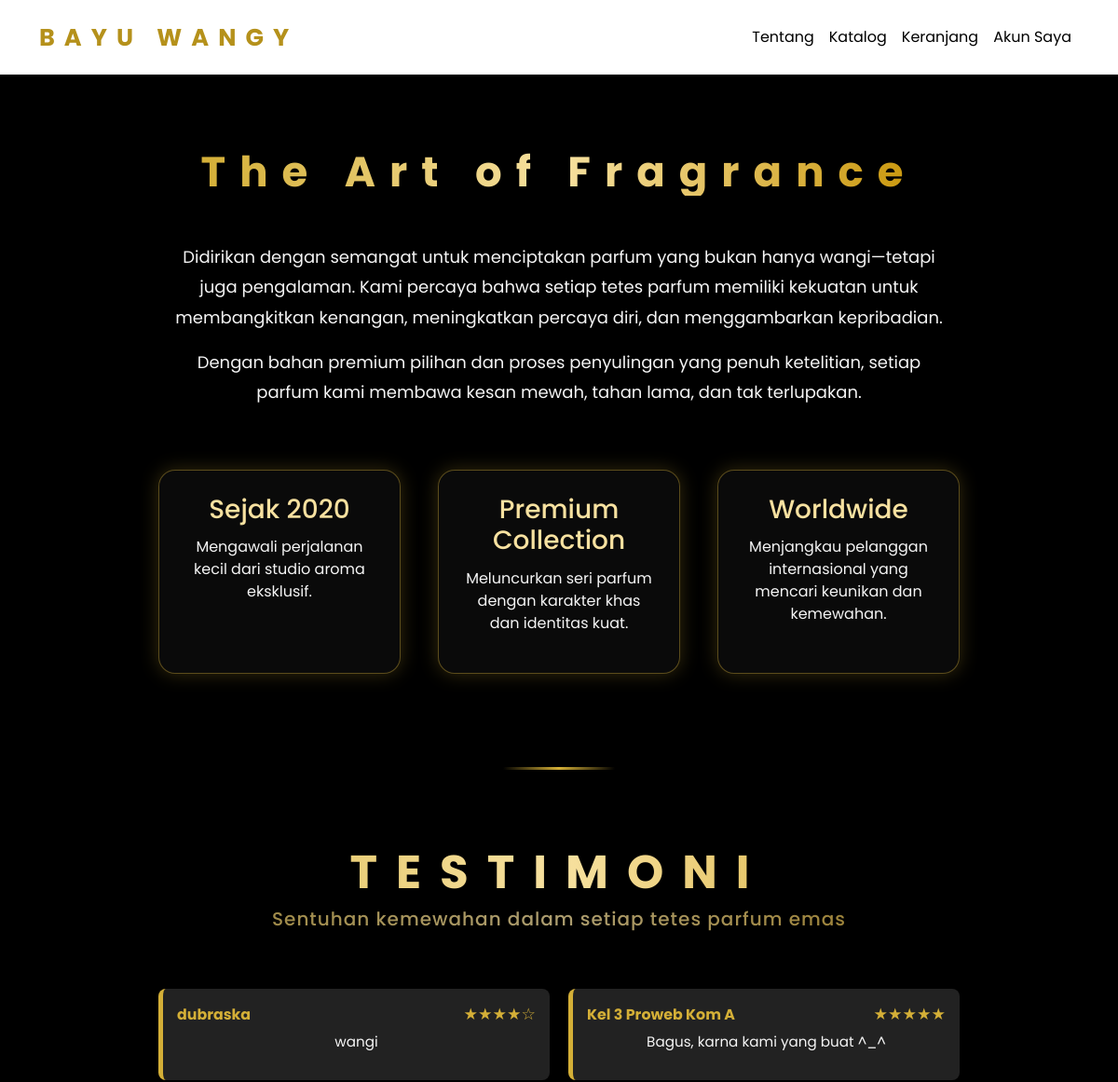
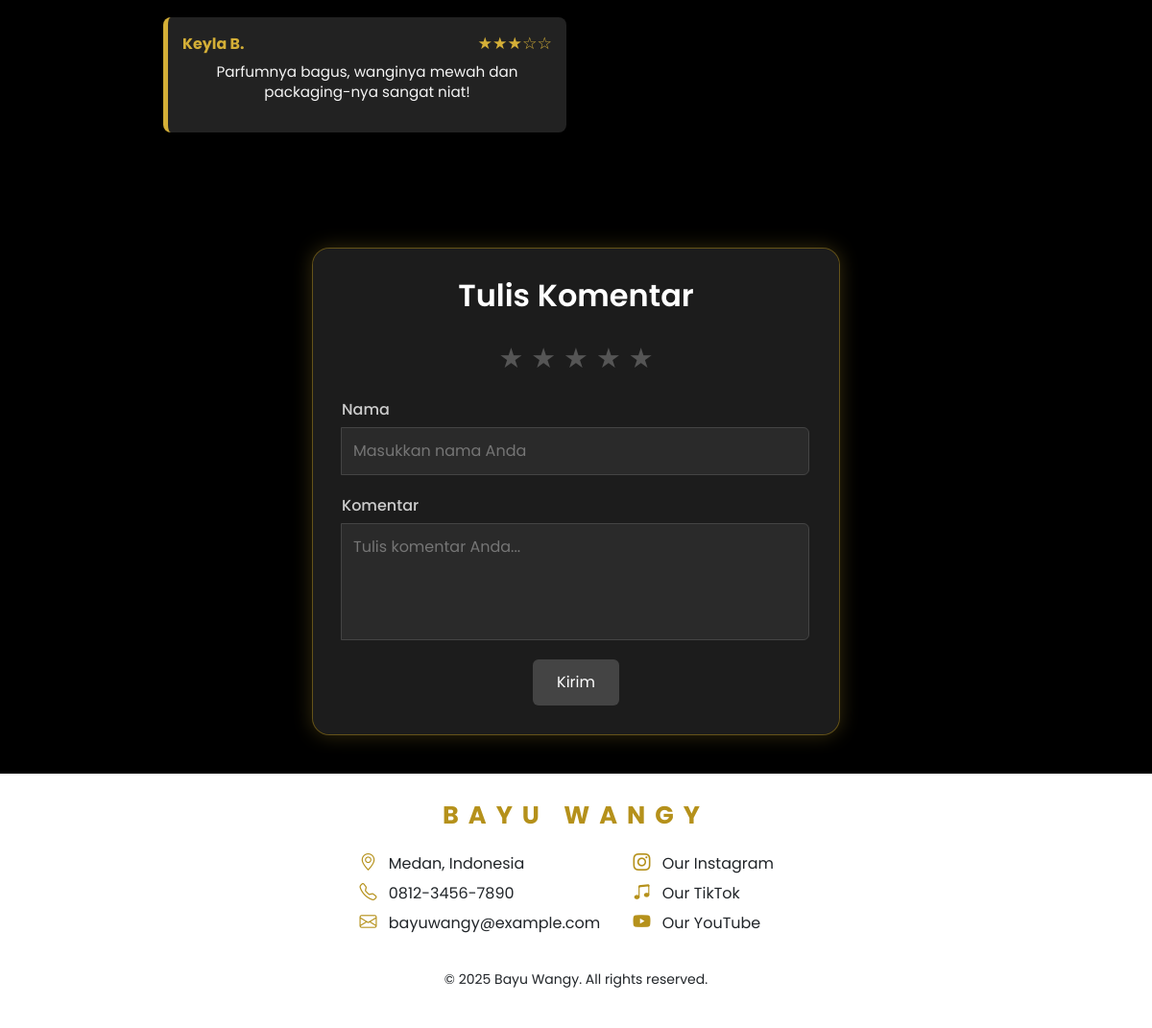
Page /about.php on the committed database (2 pictures, top to bottom).
### tables this page shows
CREATE TABLE `testimoni` (
  `id_komen` int(11) NOT NULL,
  `nama_user` varchar(100) NOT NULL,
  `rating` int(1) NOT NULL,
  `komentar` text NOT NULL,
  `tanggal_dibuat` datetime DEFAULT NULL
);

### about.php (the view, shortened to what this page needs)
<?php
require 'conn.php';
$testimoni_list = [];
$sql_select = "SELECT nama_user, rating, komentar FROM testimoni ORDER BY id_komen DESC";
$result = $conn->query($sql_select);
if ($result && $result->num_rows > 0) {
    while($row = $result->fetch_assoc()) {
        $testimoni_list[] = $row;
    }
}
?>
<!DOCTYPE html>
<html lang="id">
<head>
    <link rel="stylesheet" href="bootstrap/css/bootstrap.css">
    <link rel="stylesheet" href="css/styleee.css">
    <link rel="stylesheet" href="css/navbar.css">
    <link rel="stylesheet" href="css/about.css">
    <link rel="stylesheet" href="https://cdn.jsdelivr.net/npm/bootstrap-icons@1.11.3/font/bootstrap-icons.css">
</head>
<body>
    <?php include 'navbar.php'; ?>
    <section class="story">
        <div class="signature">The Art of Fragrance</div>
        <p>
            Didirikan dengan semangat untuk menciptakan parfum yang bukan hanya wangi—tetapi juga pengalaman. Kami percaya bahwa setiap tetes parfum memiliki kekuatan untuk membangkitkan kenangan, meningkatkan percaya diri, dan menggambarkan kepribadian.
        </p>
        <p>
            Dengan bahan premium pilihan dan proses penyulingan yang penuh ketelitian, setiap parfum kami membawa kesan mewah, tahan lama, dan tak terlupakan.
        </p>
    </section>
    <section class="timeline">
        <div class="t-card">
            <h3>Sejak 2020</h3>
            <p>Mengawali perjalanan kecil dari studio aroma eksklusif.</p>
        </div>
        <div class="t-card">
            <h3>Premium Collection</h3>
            <p>Meluncurkan seri parfum dengan karakter khas dan identitas kuat.</p>
        </div>
        <div class="t-card">
            <h3>Worldwide</h3>
            <p>Menjangkau pelanggan internasional yang mencari keunikan dan kemewahan.</p>
        </div>
    </section>
    <div class="gold-line"></div>
    <section class="testimoni-section">
    <h2 class="judul-section">TESTIMONI</h2>
    <p class="subjudul">Sentuhan kemewahan dalam setiap tetes parfum emas</p>
    <div class="main-review-section">
        <div class="review-list">
    <?php
            if (count($testimoni_list) > 0) {
                foreach ($testimoni_list as $testimoni) {
                    $rating = $testimoni['rating'];
                    $stars_filled = str_repeat('★', $rating);
                    $stars_empty = str_repeat('☆', 5 - $rating);
                    echo '<div class="review-item">';
                    echo '    <div class="item-header">';
                    echo '        <strong>' . htmlspecialchars($testimoni['nama_user']) . '</strong> ';
                    echo '        <span class="rating">' . $stars_filled . $stars_empty . '</span>';
                    echo '    </div>';
                    echo '    <p>' . nl2br(htmlspecialchars($testimoni['komentar'])) . '</p>';
                    echo '</div>';
                }
            } else {
                echo '<p>Belum ada testimoni. Jadilah yang pertama!</p>';
            }
            ?>
        </div>
    </div>
    <div class="form-container">
    <form class="comment-form" method="POST" action="about.php">
        <h2>Tulis Komentar</h2>
        <div class="star-rating">
            <label for="star5">&#9733;</label>
            <label for="star4">&#9733;</label>
            <label for="star3">&#9733;</label>
            <label for="star2">&#9733;</label>
            <label for="star1">&#9733;</label>
        </div>
        <div class="input-group">
            <label for="name">Nama</label>
            <input type="text" id="name" name="name" placeholder="Masukkan nama Anda">
        </div>
        <div class="input-group">
            <label for="comment">Komentar</label>
            <textarea id="comment" name="comment" rows="4" placeholder="Tulis komentar Anda..."></textarea>
        </div>
        <button type="submit" name="submit_comment" class="submit-btn">Kirim</button>
    </form>
</div>
    </section>
    <?php include 'footer.php'; ?>
</body>
</html>

### css/styleee.css (style rules this page uses)
body { font-family: 'Poppins', sans-serif; }

### css/about.css (style rules this page uses)
body { margin: 0; font-family: 'Poppins', sans-serif; background: #000; color: #f5f5f5; }
.signature { font-size: 45px; font-weight: 700; background: linear-gradient(90deg, #d4af37, #f7e1a0, #c9970c); color: transparent; -webkit-background-clip: text; margin: 50px 0px; letter-spacing: 15px; text-align: center; line-height: 1.1; }
.story { padding: 30px 15%; font-size: 18px; line-height: 1.8; text-align: center; margin-bottom: 20px; display: flex; flex-direction: column; align-items: center; }
.gold-line { height: 3px; width: 120px; margin: 100px auto 30px auto; background: linear-gradient(90deg, transparent, #d4af37, transparent); }
.timeline { display: flex; justify-content: center; gap: 40px; margin-top: 0; flex-wrap: wrap; }
.t-card { background: #0a0a0a; border: 1px solid rgba(212,175,55,0.4); padding: 25px; border-radius: 18px; width: 260px; box-shadow: 0 0 20px rgba(212,175,55,.25); text-align: center; transition: .4s; }
.t-card h3 { color: #f7e1a0; margin-bottom: 12px; }
.testimoni-section { text-align: center; margin-top: 80px; }
.judul-section { font-size: 50px; font-weight: 700; background: linear-gradient(90deg, #d4af37, #f7e1a0, #c9970c); color: transparent; -webkit-background-clip: text; margin-bottom: 5px; letter-spacing: 20px; }
.subjudul { font-size: 20px; font-weight: 500; background: linear-gradient(90deg, #d4af37, #f7e1a0, #c9970c); color: transparent; -webkit-background-clip: text; opacity: 0.7; margin-bottom: 35px; letter-spacing: 1px; }
.main-review-section { max-width: 900px; margin: 40px auto; padding: 20px; }
.review-list { display: grid; grid-template-columns: repeat(2, 1fr); gap: 20px; padding-bottom: 20px; }
.review-item { background-color: #222; padding: 15px; border-radius: 8px; border-left: 5px solid #d4af37; }
.item-header { display: flex; justify-content: space-between; align-items: center; margin-bottom: 5px; font-size: 0.9em; }
.review-item strong { color: #d4af37; font-size: 1.1em; }
.review-item .rating { color: #d4af37; font-size: 1.2em; margin-bottom: 0; }
.review-item p { margin-top: 5px; font-size: 0.95em; line-height: 1.4; }
.form-container { display: flex; justify-content: center; padding: 40px 20px; }
.comment-form { background-color: #1c1c1c; border: 1px solid rgba(212,175,55,0.4); border-radius: 18px; padding: 30px; width: 550px; box-shadow: 0 0 20px rgba(212, 175, 55, 0.25); transition: transform 0.4s, box-shadow 0.4s; position: relative; background-clip: padding-box; text-align: center; transition: all 0.3s ease; }
.comment-form h2 { margin-top: 0; margin-bottom: 25px; color: #fff; font-weight: 600; }
.input-group { margin-bottom: 20px; text-align: left; }
.input-group label { display: block; margin-bottom: 6px; font-weight: 500; color: #ccc; }
.input-group input, .input-group textarea { width: 100%; padding: 12px; border: 1px solid #444; border-radius: 6px; background-color: #2a2a2a; color: #fff; font-size: 1em; box-sizing: border-box; resize: none; transition: border 0.3s, background 0.3s; }
.submit-btn { background-color: #444; color: #fff; border: none; padding: 12px 25px; border-radius: 6px; font-size: 1em; cursor: pointer; transition: background-color 0.3s; }
.star-rating { display: flex; flex-direction: row-reverse; justify-content: center; margin-bottom: 20px; font-size: 1.8em; }
.star-rating label { cursor: pointer; color: #555; transition: color 0.2s; padding: 0 4px; }

### rows in the picture
testimoni: nama_user "dubraska", rating "★★★★", rating "☆", komentar "wangi"
testimoni: nama_user "Kel 3 Proweb Kom A", rating "★★★★★", komentar "Bagus, karna kami yang buat ^_^"
testimoni: nama_user "Keyla B.", rating "★★★", rating "☆☆", komentar "Parfumnya bagus, wanginya mewah dan packaging-nya sangat niat!"
